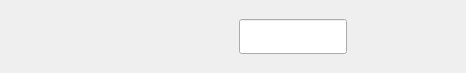
<?xml version="1.0" encoding="UTF-8"?>
<ui version="4.0">
 <class>CCLoginDialogItem</class>
 <widget class="QWidget" name="CCLoginDialogItem">
  <property name="geometry">
   <rect>
    <x>0</x>
    <y>0</y>
    <width>466</width>
    <height>73</height>
   </rect>
  </property>
  <property name="windowTitle">
   <string>Form</string>
  </property>
  <layout class="QHBoxLayout" name="horizontalLayout">
   <item>
    <spacer name="horizontalSpacer_2">
     <property name="orientation">
      <enum>Qt::Orientation::Horizontal</enum>
     </property>
     <property name="sizeHint" stdset="0">
      <size>
       <width>40</width>
       <height>20</height>
      </size>
     </property>
    </spacer>
   </item>
   <item>
    <widget class="QLabel" name="loginItemLabel">
     <property name="minimumSize">
      <size>
       <width>0</width>
       <height>50</height>
      </size>
     </property>
     <property name="text">
      <string/>
     </property>
    </widget>
   </item>
   <item>
    <spacer name="horizontalSpacer_3">
     <property name="orientation">
      <enum>Qt::Orientation::Horizontal</enum>
     </property>
     <property name="sizeHint" stdset="0">
      <size>
       <width>40</width>
       <height>20</height>
      </size>
     </property>
    </spacer>
   </item>
   <item>
    <widget class="QLineEdit" name="loginItemLineEdit">
     <property name="minimumSize">
      <size>
       <width>0</width>
       <height>35</height>
      </size>
     </property>
    </widget>
   </item>
   <item>
    <spacer name="horizontalSpacer">
     <property name="orientation">
      <enum>Qt::Orientation::Horizontal</enum>
     </property>
     <property name="sizeHint" stdset="0">
      <size>
       <width>40</width>
       <height>20</height>
      </size>
     </property>
    </spacer>
   </item>
  </layout>
 </widget>
 <resources/>
 <connections/>
</ui>
